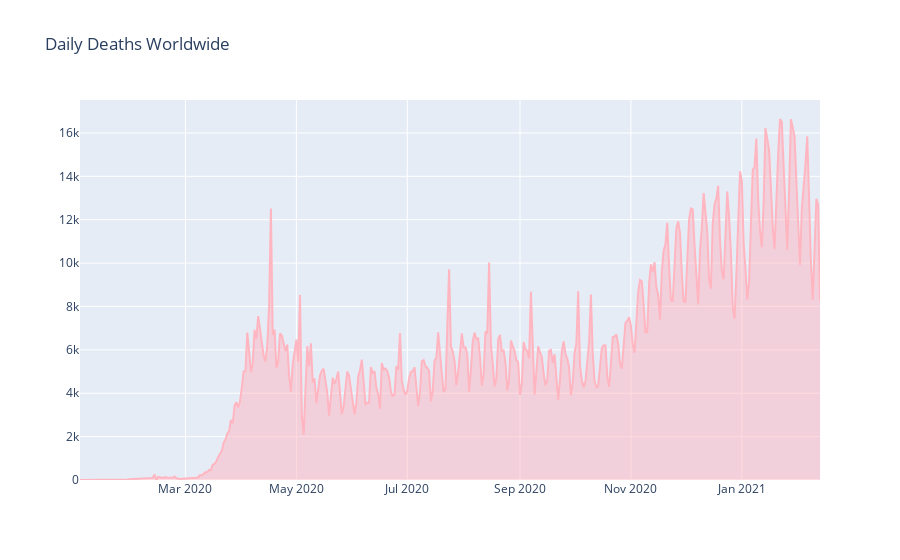

The cell this chart's notebook holds for it:
### Code cell
plot4 = go.Figure()
plot4.add_trace(go.Scatter(x = df_dates.index, y = df_dates['New_deaths'], fill = 'tonexty',
                          line_color = 'lightpink'))
plot4.update_layout(title = 'Daily Deaths Worldwide')
plot4.show()

### Figure 1 — Plotly figure (JSON) as saved in the notebook; plotly's stock layout.template omitted (floating-point values rounded to 4 significant figures; data arrays with more than 128 entries replaced by an {"elided": "..."} marker saying what was removed)
{"data": [{"fill": "tonexty", "line": {"color": "lightpink"}, "type": "scatter", "x": {"elided": "408 str values"}, "y": {"elided": "408 int values"}}], "layout": {"title": {"text": "Daily Deaths Worldwide"}}}
